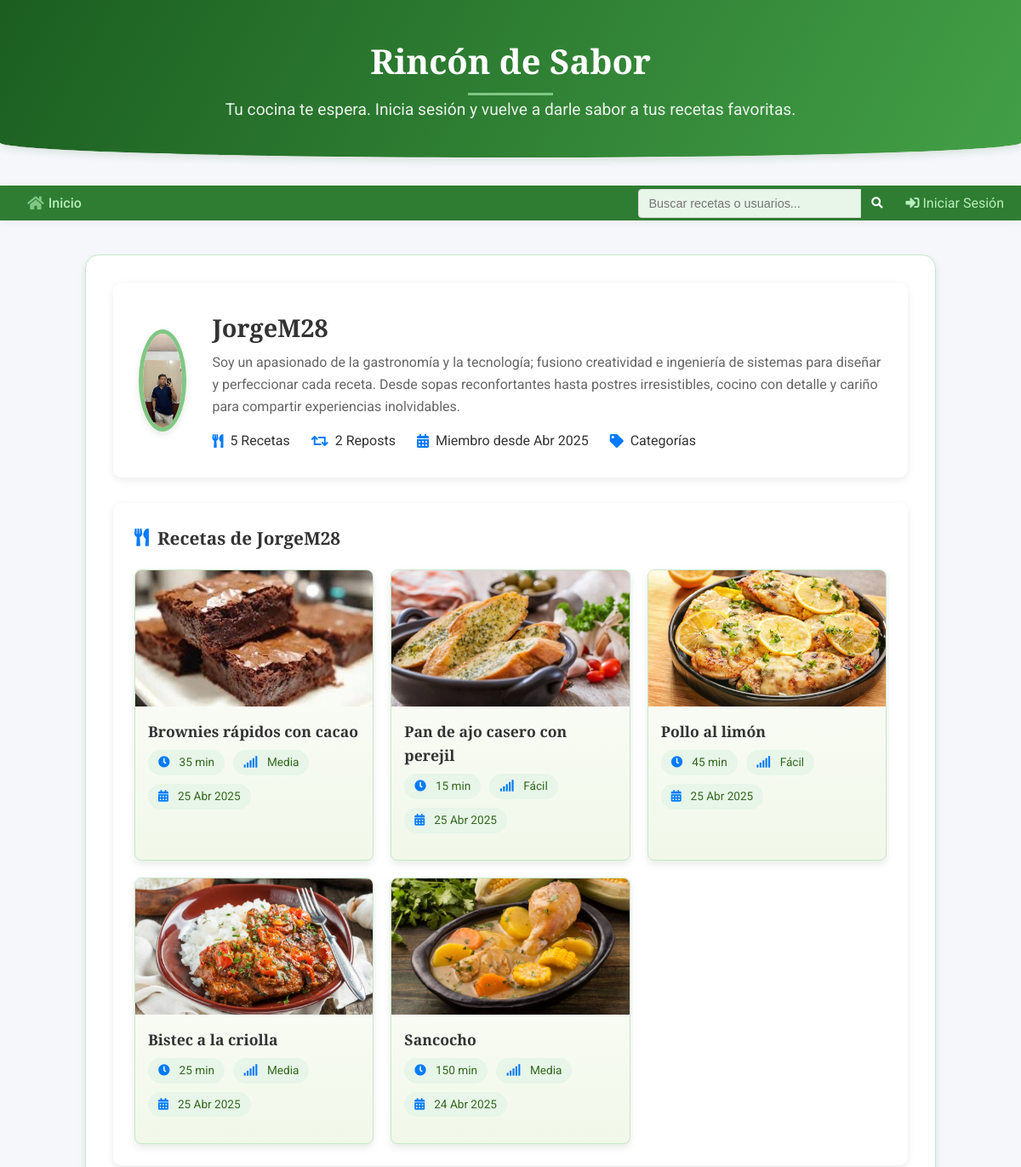
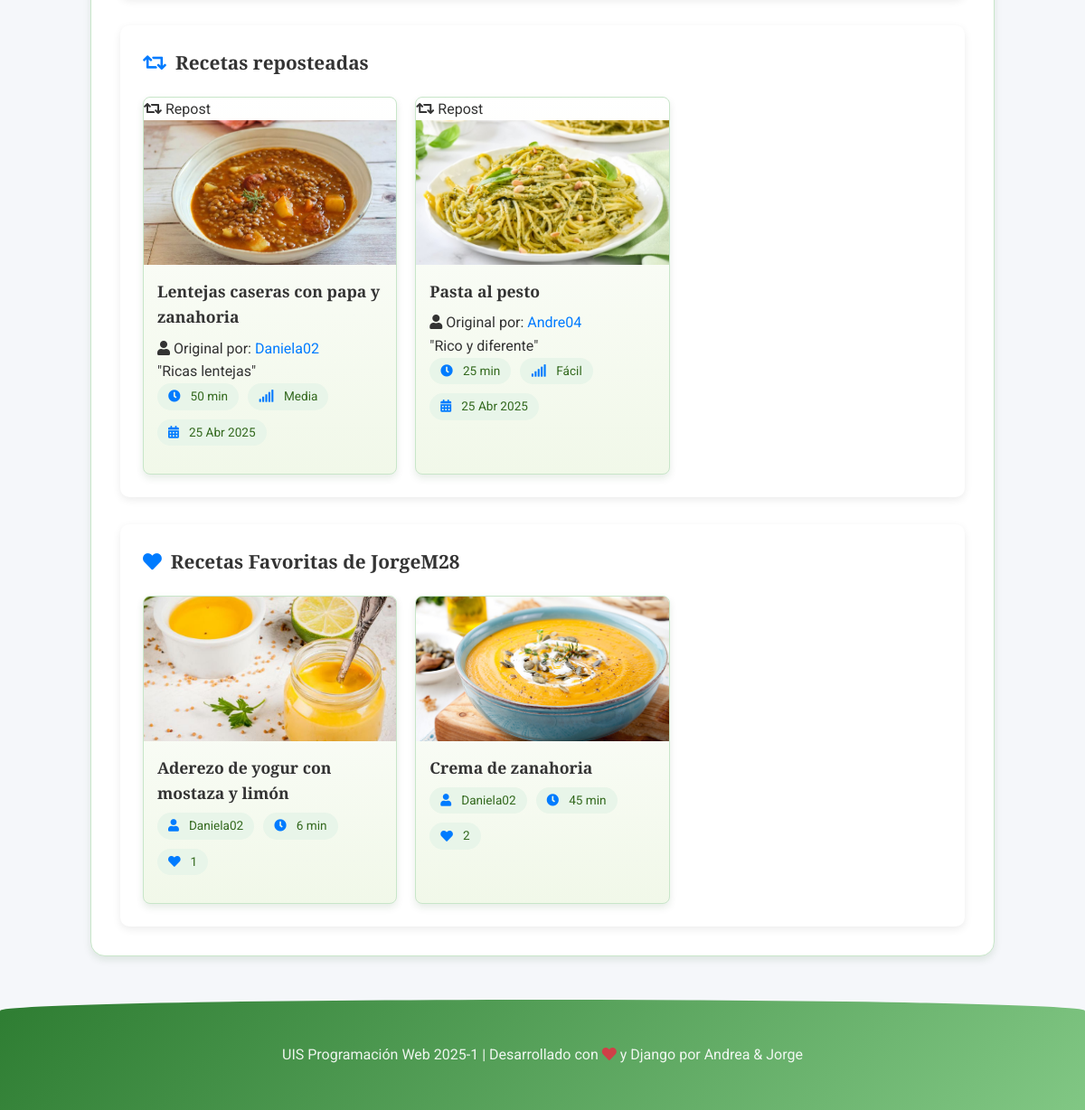
The app's page /usuario/JorgeM28/ with its own data (2 pictures, top to bottom).
### post/models.py (models this page shows, shortened)
class Profile(models.Model):
    user = models.OneToOneField(User, on_delete=models.CASCADE)
    profile_image = models.ImageField(upload_to='profile_pics/', null=True, blank=True, verbose_name='Foto de Perfil')
    bio = models.TextField(null=True, blank=True, verbose_name='Biografía')

class Recipe(models.Model):
    DIFFICULTY_CHOICES = [
        ('FACIL', 'Fácil'),
        ('MEDIA', 'Media'),
        ('DIFICIL', 'Difícil'),
    ]
    title = models.CharField(max_length=200, verbose_name='Título')
    ingredients = models.TextField(verbose_name='Ingredientes')
    instructions = models.TextField(verbose_name='Instrucciones')
    prep_time = models.PositiveIntegerField(verbose_name='Tiempo de Preparación (minutos)', default=0)
    cook_time = models.PositiveIntegerField(verbose_name='Tiempo de Cocción (minutos)', default=0)
    servings = models.PositiveIntegerField(verbose_name='Porciones', default=1)
    difficulty = models.CharField(max_length=10, choices=DIFFICULTY_CHOICES, default='MEDIA', verbose_name='Dificultad')
    recipe_image = models.ImageField(upload_to='recipe_pics/', null=True, blank=True, verbose_name='Imagen de la Receta')
    author = models.ForeignKey(User, on_delete=models.CASCADE, verbose_name='Autor')
    category = models.ForeignKey(Category, on_delete=models.SET_NULL, null=True, blank=True, verbose_name='Categoría')
    created_at = models.DateTimeField(auto_now_add=True, verbose_name='Fecha de Creación')
    updated_at = models.DateTimeField(auto_now=True, verbose_name='Última Actualización')
    published = models.BooleanField(default=True, verbose_name='Publicada')
    def total_time(self):
        return self.prep_time + self.cook_time

class Repost(models.Model):
    original_recipe = models.ForeignKey(Recipe, on_delete=models.CASCADE, related_name="reposts", verbose_name='Receta original')
    reposted_by = models.ForeignKey(User, on_delete=models.CASCADE, related_name="reposted_recipes", verbose_name='Reposteado por')
    comment = models.TextField(blank=True, verbose_name='Comentario del repost')
    created_at = models.DateTimeField(auto_now_add=True, verbose_name='Fecha de reposteo')
    class Meta:
        unique_together = ('original_recipe', 'reposted_by')  # Prevenir reposteos duplicados
        verbose_name = 'Repost'
        verbose_name_plural = 'Reposts'

class Favorite(models.Model):
    user = models.ForeignKey(User, on_delete=models.CASCADE, related_name='favorites')
    recipe = models.ForeignKey('Recipe', on_delete=models.CASCADE, related_name='favorited_by')
    created_at = models.DateTimeField(auto_now_add=True)
    class Meta:
        unique_together = ('user', 'recipe')  # Evita duplicados
        ordering = ['-created_at']

### post/views.py (the view)
# urls.py: path('usuario/<str:username>/', views.perfil_publico, name='perfil_publico'),
def perfil_publico(request, username):
    user = get_object_or_404(User, username=username)
    recetas_propias = Recipe.objects.filter(author=user, published=True).order_by('-created_at')
    reposts = Repost.objects.filter(reposted_by=user).order_by('-created_at')
    favoritos = Favorite.objects.filter(user=user).order_by('-created_at')
    context = {
        'profile_user': user,
        'recetas_propias': recetas_propias,
        'reposts': reposts,
        'favoritos': favoritos,
        'total_recetas_propias': recetas_propias.count(),
        'total_reposts': reposts.count(),
        'total_favoritos': favoritos.count(),
    }
    return render(request, 'post/perfil_publico.html', context)

### post/templates/post/perfil_publico.html (shortened to what this page needs)
{% extends 'post/base.html' %}
{% load static %}
{% block content %}
<div class="perfil-container">
    <div class="perfil-header">
        {% if profile_user.profile.profile_image %}
            <div class="perfil-avatar">
                <img src="{{ profile_user.profile.profile_image.url }}" alt="{{ profile_user.username }}">
            </div>
        {% else %}
            <div class="perfil-avatar-icon">
                <i class="fas fa-user"></i>
            </div>
        {% endif %}
        <div class="perfil-info">
            <h1 class="perfil-nombre">{{ profile_user.username }}</h1>
            {% if profile_user.profile.bio %}
                <p class="perfil-bio">{{ profile_user.profile.bio }}</p>
            {% else %}
                <p class="perfil-bio">Este usuario prefiere mantener un aire de misterio.</p>
            {% endif %}
            <div class="perfil-stats">
                <div class="stat-item">
                    <i class="fas fa-utensils"></i>
                    <span>{{ total_recetas_propias }} Recetas</span>
                </div>
                <div class="stat-item">
                    <i class="fas fa-retweet"></i>
                    <span>{{ total_reposts }} Reposts</span>
                </div>
                <div class="stat-item">
                    <i class="fas fa-calendar-alt"></i>
                    <span>Miembro desde {{ profile_user.date_joined|date:"M Y" }}</span>
                </div>
                <div class="stat-item">
                    <i class="fas fa-tag"></i>
                    <span>{{ categorias_usadas.count }} Categorías</span>
                </div>
            </div>
        </div>
    </div>
    <div class="perfil-content">
        <div class="perfil-section">
            <h2 class="section-title"><i class="fas fa-utensils"></i> Recetas de {{ profile_user.username }}</h2>
            {% if recetas_propias %}
                <div class="grid-recetas">
                    {% for receta in recetas_propias %}
                        <div class="tarjeta-receta">
                            {% if receta.recipe_image %}
                                <div class="receta-img">
                                    <img src="{{ receta.recipe_image.url }}" alt="{{ receta.title }}">
                                </div>
                            {% endif %}
                            <div class="receta-content">
                                <h3 class="receta-title">
                                    <a href="{% url 'post:detalle_receta' receta.id %}">{{ receta.title }}</a>
                                </h3>
                                <div class="receta-meta">
                                    <span><i class="fas fa-clock"></i> {{ receta.total_time }} min</span>
                                    <span><i class="fas fa-signal"></i> {{ receta.get_difficulty_display }}</span>
                                    <span><i class="fas fa-calendar-alt"></i> {{ receta.created_at|date:"d M Y" }}</span>
                                </div>
                            </div>
                        </div>
                    {% endfor %}
                </div>
            {% else %}
                <div class="no-recetas">
                    <i class="fas fa-search"></i>
                    <h3>No hay recetas publicadas</h3>
                    <p>{{ profile_user.username }} aún no ha compartido ninguna receta.</p>
                </div>
            {% endif %}
        </div>
        {% if reposts %}
        <div class="perfil-section">
            <h2 class="section-title"><i class="fas fa-retweet"></i> Recetas reposteadas</h2>
            <div class="grid-recetas">
                {% for repost in reposts %}
                    <div class="tarjeta-receta repost">
                        <div class="repost-badge">
                            <i class="fas fa-retweet"></i> Repost
                        </div>
                        {% if repost.original_recipe.recipe_image %}
                            <div class="receta-img">
                                <img src="{{ repost.original_recipe.recipe_image.url }}" alt="{{ repost.original_recipe.title }}">
                            </div>
                        {% endif %}
                        <div class="receta-content">
                            <h3 class="receta-title">
                                <a href="{% url 'post:detalle_receta' repost.original_recipe.id %}">{{ repost.original_recipe.title }}</a>
                            </h3>
                            <div class="repost-meta">
                                <span class="original-author">
                                    <i class="fas fa-user"></i> Original por:
                                    <a href="{% url 'post:perfil_publico' repost.original_recipe.author.username %}">
                                        {{ repost.original_recipe.author.username }}
                                    </a>
                                </span>
                            </div>
                            {% if repost.comment %}
                                <div class="repost-comment">
                                    <p>"{{ repost.comment }}"</p>
                                </div>
                            {% endif %}
                            <div class="receta-meta">
                                <span><i class="fas fa-clock"></i> {{ repost.original_recipe.total_time }} min</span>
                                <span><i class="fas fa-signal"></i> {{ repost.original_recipe.get_difficulty_display }}</span>
                                <span><i class="fas fa-calendar-alt"></i> {{ repost.created_at|date:"d M Y" }}</span>
                            </div>
                        </div>
                    </div>
                {% endfor %}
            </div>
        </div>
        {% endif %}
        {% if favoritos %}
        <div class="perfil-section">
            <h2 class="section-title"><i class="fas fa-heart"></i> Recetas Favoritas de {{ profile_user.username }}</h2>
            <div class="grid-recetas">
                {% for favorite in favoritos %}
                    <div class="tarjeta-receta">
                        {% if favorite.recipe.recipe_image %}
                            <div class="receta-img">
                                <img src="{{ favorite.recipe.recipe_image.url }}" alt="{{ favorite.recipe.title }}">
                            </div>
                        {% endif %}
                        <div class="receta-content">
                            <h3 class="receta-title">
                                <a href="{% url 'post:detalle_receta' favorite.recipe.id %}">{{ favorite.recipe.title }}</a>
                            </h3>
                            <div class="receta-meta">
                                <span><i class="fas fa-user"></i> {{ favorite.recipe.author.username }}</span>
                                <span><i class="fas fa-clock"></i> {{ favorite.recipe.total_time }} min</span>
                                <span><i class="fas fa-heart"></i> {{ favorite.recipe.favorited_by.count }}</span>
                            </div>
                        </div>
                    </div>
                {% endfor %}
            </div>
        </div>
        {% endif %}
    </div>
</div>
{% endblock %}

### post/static/post/css/base.css (style rules this page uses)
:root { --color-primary: #2E7D32; --color-secondary: #43A047; --color-accent: #00C853; --color-light: #81C784; --color-ultralight: #E8F5E9; --color-dark: #1B5E20; --color-cream: #FFF8E1; --color-brown: #795548; --color-background: #F5F5F5; --color-surface: #FFFFFF; --color-text: #33691E; --color-text-light: #558B2F; --color-border: #C8E6C9; --color-success: #388E3C; --color-warning: #FF9800; --color-danger: #D32F2F; --gradient-primary: linear-gradient(135deg, #2E7D32 0%, #81C784 100%); --gradient-header: linear-gradient(120deg, #1B5E20 0%, #43A047 100%); --gradient-card: linear-gradient(to bottom, #FFFFFF, #F1F8E9); --shadow-sm: 0 2px 4px rgba(0, 70, 0, 0.05); --shadow: 0 4px 8px rgba(0, 70, 0, 0.1); --shadow-lg: 0 8px 16px rgba(0, 70, 0, 0.15); --radius-sm: 0.375rem; --radius: 0.5rem; --radius-lg: 1rem; --radius-xl: 2rem; --font-primary: 'Montserrat', sans-serif; --font-secondary: 'Playfair Display', serif; }
body { font-family: var(--font-primary); background-color: var(--color-ultralight); color: var(--color-text); line-height: 1.6; background-image: url('/static/post/img/leaf-pattern.png'); background-size: 200px; background-blend-mode: overlay; margin: 0; padding: 0; min-height: 100vh; display: flex; flex-direction: column; }
h1, h2, h3, h4, h5, h6 { font-family: var(--font-secondary); color: var(--color-dark); font-weight: 600; }
a { color: var(--color-primary); text-decoration: none; transition: all 0.3s ease; }
.tarjeta-receta { background: var(--gradient-card); border-radius: var(--radius-lg); overflow: hidden; box-shadow: var(--shadow); transition: all 0.4s ease; border: 1px solid var(--color-border); display: flex; flex-direction: column; height: 100%; }
.receta-img { height: 220px; overflow: hidden; position: relative; }
.receta-img img { width: 100%; height: 100%; object-fit: cover; transition: transform 0.6s ease; }
.receta-img::after { content: ''; position: absolute; bottom: 0; left: 0; width: 100%; height: 30%; background: linear-gradient(to top, rgba(0,0,0,0.5), transparent); opacity: 0; transition: opacity 0.3s ease; }
.receta-content { padding: 1.5rem; flex-grow: 1; display: flex; flex-direction: column; }
.receta-title { font-size: 1.4rem; margin-bottom: 1rem; font-weight: 600; }
.receta-title a { color: var(--color-text); text-decoration: none; transition: color 0.3s ease; }
.receta-meta { display: flex; flex-wrap: wrap; gap: 1rem; margin-bottom: 1rem; font-size: 0.9rem; }
.receta-meta span { display: flex; align-items: center; gap: 0.5rem; background-color: var(--color-ultralight); padding: 0.25rem 0.75rem; border-radius: var(--radius-xl); color: var(--color-text); }
.receta-meta i { color: var(--color-primary); }
.grid-recetas { display: grid; grid-template-columns: repeat(auto-fill, minmax(300px, 1fr)); gap: 2rem; }
.perfil-container { background-color: white; border-radius: var(--radius-lg); padding: 2rem; box-shadow: var(--shadow); border: 1px solid var(--color-border); }
.perfil-avatar { width: 150px; height: 150px; border-radius: 50%; overflow: hidden; border: 5px solid var(--color-light); box-shadow: var(--shadow); }

### post/templates/post/base.html (style rules this page uses)
:root { --primary-color: #007bff; --secondary-color: #6c757d; --dark-color: #333; --light-color: #f8f9fa; --danger-color: #dc3545; --success-color: #28a745; }
* { margin: 0; padding: 0; box-sizing: border-box; }
body { font-family: 'Roboto', sans-serif; line-height: 1.6; background-color: #f5f7fa; color: #333; }
h1, h2, h3, h4, h5, h6 { font-family: 'Playfair Display', serif; }
a { text-decoration: none; color: var(--primary-color); }

### records on screen
Recipe: recipe_image (picture), title "Brownies rápidos con cacao", total_time "35", difficulty "Media", created_at "25 Abr 2025"
Recipe: recipe_image (picture), title "Pan de ajo casero con perejil", total_time "15", difficulty "Fácil", created_at "25 Abr 2025"
Recipe: recipe_image (picture), title "Pollo al limón", total_time "45", difficulty "Fácil", created_at "25 Abr 2025"
Recipe: recipe_image (picture), title "Bistec a la criolla", total_time "25", difficulty "Media", created_at "25 Abr 2025"
Recipe: recipe_image (picture), title "Sancocho", total_time "150", difficulty "Media", created_at "24 Abr 2025"
Repost: original_recipe.recipe_image (picture), original_recipe "Lentejas caseras con papa y zanahoria", original_recipe.author.username "Daniela02", comment "Ricas lentejas", original_recipe.total_time "50", original_recipe.difficulty "Media", created_at "25 Abr 2025"
Repost: original_recipe.recipe_image (picture), original_recipe "Pasta al pesto", original_recipe.author.username "Andre04", comment "Rico y diferente", original_recipe.total_time "25", original_recipe.difficulty "Fácil", created_at "25 Abr 2025"
Favorite: recipe.recipe_image (picture), recipe "Aderezo de yogur con mostaza y limón", recipe.author.username "Daniela02", recipe.total_time "6", recipe.favorited_by.count "1"
Favorite: recipe.recipe_image (picture), recipe "Crema de zanahoria", recipe.author.username "Daniela02", recipe.total_time "45", recipe.favorited_by.count "2"

### other values on screen
{{ profile_user.username }} "JorgeM28"
{{ total_recetas_propias }} "5"
{{ total_reposts }} "2"
{{ profile_user.date_joined|date:"M Y" }} "Abr 2025"
